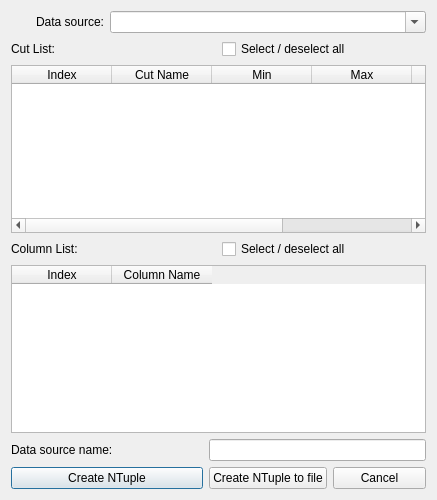
<?xml version="1.0" encoding="UTF-8"?>
<ui version="4.0">
 <class>CreateNTupleBase</class>
 <widget class="QDialog" name="CreateNTupleBase">
  <property name="geometry">
   <rect>
    <x>0</x>
    <y>0</y>
    <width>437</width>
    <height>500</height>
   </rect>
  </property>
  <property name="sizePolicy">
   <sizepolicy hsizetype="Fixed" vsizetype="Fixed">
    <horstretch>0</horstretch>
    <verstretch>0</verstretch>
   </sizepolicy>
  </property>
  <property name="minimumSize">
   <size>
    <width>437</width>
    <height>500</height>
   </size>
  </property>
  <property name="maximumSize">
   <size>
    <width>437</width>
    <height>500</height>
   </size>
  </property>
  <property name="windowTitle">
   <string>Create NTuple</string>
  </property>
  <property name="toolTip">
   <string/>
  </property>
  <property name="whatsThis">
   <string/>
  </property>
  <layout class="QGridLayout" name="gridLayout_3">
   <item row="0" column="0">
    <widget class="QLabel" name="TextLabel1_3_2">
     <property name="sizePolicy">
      <sizepolicy hsizetype="Preferred" vsizetype="Minimum">
       <horstretch>0</horstretch>
       <verstretch>0</verstretch>
      </sizepolicy>
     </property>
     <property name="text">
      <string>Data source:</string>
     </property>
     <property name="alignment">
      <set>Qt::AlignRight|Qt::AlignTrailing|Qt::AlignVCenter</set>
     </property>
     <property name="wordWrap">
      <bool>false</bool>
     </property>
    </widget>
   </item>
   <item row="0" column="1" colspan="3">
    <widget class="QComboBox" name="m_ntuple_in">
     <property name="sizePolicy">
      <sizepolicy hsizetype="Minimum" vsizetype="Minimum">
       <horstretch>0</horstretch>
       <verstretch>0</verstretch>
      </sizepolicy>
     </property>
     <property name="maximumSize">
      <size>
       <width>32767</width>
       <height>26</height>
      </size>
     </property>
     <property name="toolTip">
      <string>Select a data source as input</string>
     </property>
     <property name="whatsThis">
      <string>Select the data source from which the new data source will be a subset.</string>
     </property>
     <property name="editable">
      <bool>true</bool>
     </property>
     <property name="insertPolicy">
      <enum>QComboBox::InsertAtCurrent</enum>
     </property>
    </widget>
   </item>
   <item row="1" column="0" colspan="4">
    <layout class="QGridLayout" name="gridLayout">
     <item row="0" column="0">
      <widget class="QLabel" name="textLabel1">
       <property name="text">
        <string>Cut List:</string>
       </property>
       <property name="wordWrap">
        <bool>false</bool>
       </property>
      </widget>
     </item>
     <item row="0" column="1">
      <widget class="QCheckBox" name="cutListCheckBox">
       <property name="toolTip">
        <string>Click to select or deselect all</string>
       </property>
       <property name="whatsThis">
        <string>Use to select or deselect all cuts</string>
       </property>
       <property name="text">
        <string>Select / deselect all</string>
       </property>
      </widget>
     </item>
     <item row="1" column="0" colspan="2">
      <widget class="QTableWidget" name="m_CutListView">
       <column>
        <property name="text">
         <string>Index</string>
        </property>
       </column>
       <column>
        <property name="text">
         <string>Cut Name</string>
        </property>
       </column>
       <column>
        <property name="text">
         <string>Min</string>
        </property>
       </column>
       <column>
        <property name="text">
         <string>Max</string>
        </property>
       </column>
       <column>
        <property name="text">
         <string>2D Cut</string>
        </property>
       </column>
       <column>
        <property name="text">
         <string>Inversion</string>
        </property>
       </column>
      </widget>
     </item>
    </layout>
   </item>
   <item row="2" column="0" colspan="4">
    <layout class="QGridLayout" name="gridLayout_2">
     <item row="0" column="0">
      <widget class="QLabel" name="textLabel2">
       <property name="text">
        <string>Column List:</string>
       </property>
       <property name="wordWrap">
        <bool>false</bool>
       </property>
      </widget>
     </item>
     <item row="0" column="1">
      <widget class="QCheckBox" name="columnListCheckBox">
       <property name="toolTip">
        <string>Click to select or deselect all</string>
       </property>
       <property name="whatsThis">
        <string>Use to select or deselect all columns</string>
       </property>
       <property name="text">
        <string>Select / deselect all</string>
       </property>
      </widget>
     </item>
     <item row="1" column="0" colspan="2">
      <widget class="QTableWidget" name="m_ColumnListView">
       <column>
        <property name="text">
         <string>Index</string>
        </property>
       </column>
       <column>
        <property name="text">
         <string>Column Name</string>
        </property>
       </column>
      </widget>
     </item>
    </layout>
   </item>
   <item row="3" column="0" colspan="2">
    <widget class="QLabel" name="textLabel1_2">
     <property name="text">
      <string>Data source name:</string>
     </property>
     <property name="wordWrap">
      <bool>false</bool>
     </property>
    </widget>
   </item>
   <item row="3" column="2" colspan="2">
    <widget class="QLineEdit" name="m_ntuple_out">
     <property name="toolTip">
      <string>Name of new data source</string>
     </property>
     <property name="whatsThis">
      <string>Type the name of the new data source (not filename) here.</string>
     </property>
    </widget>
   </item>
   <item row="4" column="0" colspan="2">
    <widget class="QPushButton" name="createNTupleButton">
     <property name="toolTip">
      <string>Create new data source in memory</string>
     </property>
     <property name="whatsThis">
      <string>Use to create new data source in memory only.</string>
     </property>
     <property name="text">
      <string>Create NTuple</string>
     </property>
    </widget>
   </item>
   <item row="4" column="2">
    <widget class="QPushButton" name="createFileButton">
     <property name="toolTip">
      <string>Click to create new data source directly to file.</string>
     </property>
     <property name="whatsThis">
      <string>Use to create new data source to file only.</string>
     </property>
     <property name="text">
      <string>Create NTuple to file</string>
     </property>
    </widget>
   </item>
   <item row="4" column="3">
    <widget class="QPushButton" name="cancelButton">
     <property name="text">
      <string>Cancel</string>
     </property>
    </widget>
   </item>
  </layout>
 </widget>
 <layoutdefault spacing="6" margin="11"/>
 <resources>
  <include location="HippoIcons.qrc"/>
 </resources>
 <connections>
  <connection>
   <sender>m_ntuple_in</sender>
   <signal>highlighted(int)</signal>
   <receiver>CreateNTupleBase</receiver>
   <slot>currentDataSourceChanged(int)</slot>
   <hints>
    <hint type="sourcelabel">
     <x>20</x>
     <y>20</y>
    </hint>
    <hint type="destinationlabel">
     <x>20</x>
     <y>20</y>
    </hint>
   </hints>
  </connection>
  <connection>
   <sender>createNTupleButton</sender>
   <signal>clicked()</signal>
   <receiver>CreateNTupleBase</receiver>
   <slot>createButtonClicked()</slot>
   <hints>
    <hint type="sourcelabel">
     <x>20</x>
     <y>20</y>
    </hint>
    <hint type="destinationlabel">
     <x>20</x>
     <y>20</y>
    </hint>
   </hints>
  </connection>
  <connection>
   <sender>cancelButton</sender>
   <signal>clicked()</signal>
   <receiver>CreateNTupleBase</receiver>
   <slot>reject()</slot>
   <hints>
    <hint type="sourcelabel">
     <x>20</x>
     <y>20</y>
    </hint>
    <hint type="destinationlabel">
     <x>20</x>
     <y>20</y>
    </hint>
   </hints>
  </connection>
  <connection>
   <sender>createNTupleButton</sender>
   <signal>clicked()</signal>
   <receiver>CreateNTupleBase</receiver>
   <slot>accept()</slot>
   <hints>
    <hint type="sourcelabel">
     <x>20</x>
     <y>20</y>
    </hint>
    <hint type="destinationlabel">
     <x>20</x>
     <y>20</y>
    </hint>
   </hints>
  </connection>
  <connection>
   <sender>cutListCheckBox</sender>
   <signal>toggled(bool)</signal>
   <receiver>CreateNTupleBase</receiver>
   <slot>cutListCheckBox_toggled(bool)</slot>
   <hints>
    <hint type="sourcelabel">
     <x>20</x>
     <y>20</y>
    </hint>
    <hint type="destinationlabel">
     <x>20</x>
     <y>20</y>
    </hint>
   </hints>
  </connection>
  <connection>
   <sender>columnListCheckBox</sender>
   <signal>toggled(bool)</signal>
   <receiver>CreateNTupleBase</receiver>
   <slot>columnListCheckBox_toggled(bool)</slot>
   <hints>
    <hint type="sourcelabel">
     <x>20</x>
     <y>20</y>
    </hint>
    <hint type="destinationlabel">
     <x>20</x>
     <y>20</y>
    </hint>
   </hints>
  </connection>
  <connection>
   <sender>createFileButton</sender>
   <signal>clicked()</signal>
   <receiver>CreateNTupleBase</receiver>
   <slot>createFileButtonClicked()</slot>
   <hints>
    <hint type="sourcelabel">
     <x>20</x>
     <y>20</y>
    </hint>
    <hint type="destinationlabel">
     <x>20</x>
     <y>20</y>
    </hint>
   </hints>
  </connection>
 </connections>
 <slots>
  <slot>currentDataSourceChanged(int)</slot>
  <slot>createButtonClicked()</slot>
  <slot>cutListCheckBox_toggled(bool)</slot>
  <slot>columnListCheckBox_toggled(bool)</slot>
  <slot>createFileButtonClicked()</slot>
 </slots>
</ui>
